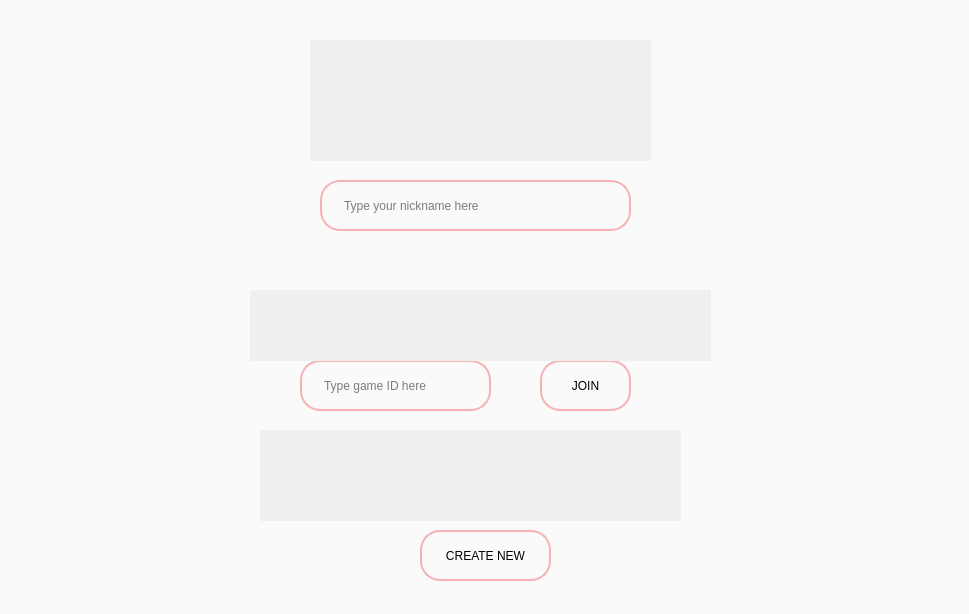
<?xml version="1.0" encoding="UTF-8"?>
<ui version="4.0">
 <class>Dialog</class>
 <widget class="QDialog" name="Dialog">
  <property name="geometry">
   <rect>
    <x>0</x>
    <y>0</y>
    <width>969</width>
    <height>614</height>
   </rect>
  </property>
  <property name="minimumSize">
   <size>
    <width>969</width>
    <height>614</height>
   </size>
  </property>
  <property name="windowTitle">
   <string>Dialog</string>
  </property>
  <property name="styleSheet">
   <string notr="true">QDialog{
background-color:rgb(250, 250, 250)
}</string>
  </property>
  <widget class="QLineEdit" name="nickNameEdit">
   <property name="geometry">
    <rect>
     <x>320</x>
     <y>180</y>
     <width>311</width>
     <height>51</height>
    </rect>
   </property>
   <property name="styleSheet">
    <string notr="true">QLineEdit {
border: 2px solid rgb(247, 178, 183);
border-radius: 20px;
background-color:rgb(250, 250, 250);
padding-left:20px;
padding-reght:20px;
text-color:rgb(78, 78, 78)

}</string>
   </property>
   <property name="text">
    <string/>
   </property>
   <property name="placeholderText">
    <string>Type your nickname here</string>
   </property>
  </widget>
  <widget class="QLineEdit" name="gameIdEdit">
   <property name="geometry">
    <rect>
     <x>300</x>
     <y>360</y>
     <width>191</width>
     <height>51</height>
    </rect>
   </property>
   <property name="styleSheet">
    <string notr="true">QLineEdit {
border: 2px solid rgb(247, 178, 183);
border-radius: 20px;
background-color:rgb(250, 250, 250);
padding-left:20px;
padding-reght:20px;
text-color:rgb(78, 78, 78)

}</string>
   </property>
   <property name="text">
    <string/>
   </property>
   <property name="placeholderText">
    <string>Type game ID here</string>
   </property>
  </widget>
  <widget class="QPushButton" name="joinGameButton">
   <property name="geometry">
    <rect>
     <x>540</x>
     <y>360</y>
     <width>91</width>
     <height>51</height>
    </rect>
   </property>
   <property name="styleSheet">
    <string notr="true">QPushButton{
border: 2px solid rgb(247, 178, 183);
border-radius: 20px;
background-color:rgb(250, 250, 250);
padding-left:10px;
padding-right:10px;


}</string>
   </property>
   <property name="text">
    <string>JOIN</string>
   </property>
  </widget>
  <widget class="QPushButton" name="createGameButton">
   <property name="geometry">
    <rect>
     <x>420</x>
     <y>530</y>
     <width>131</width>
     <height>51</height>
    </rect>
   </property>
   <property name="styleSheet">
    <string notr="true">QPushButton{
border: 2px solid rgb(247, 178, 183);
border-radius: 20px;
background-color:rgb(250, 250, 250);
padding-left:10px;
padding-right:10px;


}</string>
   </property>
   <property name="text">
    <string>CREATE NEW</string>
   </property>
  </widget>
  <widget class="QWidget" name="widget" native="true">
   <property name="geometry">
    <rect>
     <x>230</x>
     <y>10</y>
     <width>481</width>
     <height>151</height>
    </rect>
   </property>
   <widget class="QLabel" name="gameTittleImg">
    <property name="geometry">
     <rect>
      <x>80</x>
      <y>30</y>
      <width>341</width>
      <height>151</height>
     </rect>
    </property>
    <property name="autoFillBackground">
     <bool>true</bool>
    </property>
    <property name="styleSheet">
     <string notr="true">background-image: url(:/nowyPrzedrostek/a0e46391894ff0de4550420292842c95.png);</string>
    </property>
    <property name="text">
     <string/>
    </property>
    <property name="textFormat">
     <enum>Qt::PlainText</enum>
    </property>
    <property name="scaledContents">
     <bool>true</bool>
    </property>
   </widget>
  </widget>
  <widget class="QLabel" name="selectGameIdImg">
   <property name="geometry">
    <rect>
     <x>250</x>
     <y>290</y>
     <width>461</width>
     <height>71</height>
    </rect>
   </property>
   <property name="autoFillBackground">
    <bool>true</bool>
   </property>
   <property name="styleSheet">
    <string notr="true">background-image: url(:/nowyPrzedrostek/select_existing_game.png);</string>
   </property>
   <property name="text">
    <string/>
   </property>
  </widget>
  <widget class="QLabel" name="orCreateNewImg">
   <property name="geometry">
    <rect>
     <x>260</x>
     <y>430</y>
     <width>421</width>
     <height>91</height>
    </rect>
   </property>
   <property name="autoFillBackground">
    <bool>true</bool>
   </property>
   <property name="styleSheet">
    <string notr="true">
background-image: url(:/nowyPrzedrostek/or_create_new_game.png);</string>
   </property>
   <property name="text">
    <string/>
   </property>
  </widget>
 </widget>
 <resources>
  <include location="images.qrc"/>
 </resources>
 <connections/>
</ui>
